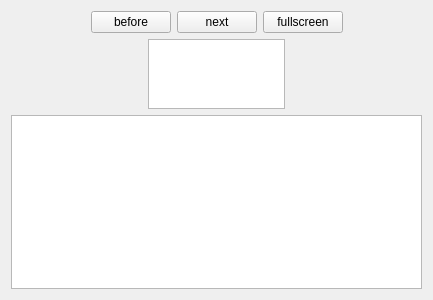
<?xml version="1.0" encoding="UTF-8"?>
<ui version="4.0">
 <class>ViewerPageWidget</class>
 <widget class="QWidget" name="ViewerPageWidget">
  <property name="geometry">
   <rect>
    <x>0</x>
    <y>0</y>
    <width>433</width>
    <height>300</height>
   </rect>
  </property>
  <property name="windowTitle">
   <string>Form</string>
  </property>
  <layout class="QVBoxLayout" name="verticalLayout_2">
   <item>
    <layout class="QVBoxLayout" name="verticalLayout">
     <item>
      <layout class="QHBoxLayout" name="horizontalLayout_5">
       <item>
        <spacer name="horizontalSpacer_3">
         <property name="orientation">
          <enum>Qt::Horizontal</enum>
         </property>
         <property name="sizeHint" stdset="0">
          <size>
           <width>40</width>
           <height>20</height>
          </size>
         </property>
        </spacer>
       </item>
       <item>
        <widget class="QPushButton" name="mBeforeButton">
         <property name="sizePolicy">
          <sizepolicy hsizetype="Fixed" vsizetype="Fixed">
           <horstretch>0</horstretch>
           <verstretch>0</verstretch>
          </sizepolicy>
         </property>
         <property name="text">
          <string>before</string>
         </property>
        </widget>
       </item>
       <item>
        <widget class="QPushButton" name="mNextButton">
         <property name="sizePolicy">
          <sizepolicy hsizetype="Fixed" vsizetype="Fixed">
           <horstretch>0</horstretch>
           <verstretch>0</verstretch>
          </sizepolicy>
         </property>
         <property name="text">
          <string>next</string>
         </property>
        </widget>
       </item>
       <item>
        <widget class="QPushButton" name="mFullscreenButton">
         <property name="sizePolicy">
          <sizepolicy hsizetype="Fixed" vsizetype="Fixed">
           <horstretch>0</horstretch>
           <verstretch>0</verstretch>
          </sizepolicy>
         </property>
         <property name="text">
          <string>fullscreen</string>
         </property>
        </widget>
       </item>
       <item>
        <spacer name="horizontalSpacer_4">
         <property name="orientation">
          <enum>Qt::Horizontal</enum>
         </property>
         <property name="sizeHint" stdset="0">
          <size>
           <width>40</width>
           <height>20</height>
          </size>
         </property>
        </spacer>
       </item>
      </layout>
     </item>
     <item>
      <layout class="QHBoxLayout" name="horizontalLayout_7">
       <item>
        <spacer name="horizontalSpacer">
         <property name="orientation">
          <enum>Qt::Horizontal</enum>
         </property>
         <property name="sizeHint" stdset="0">
          <size>
           <width>40</width>
           <height>20</height>
          </size>
         </property>
        </spacer>
       </item>
       <item>
        <widget class="QGraphicsView" name="mGraphicsView">
         <property name="contextMenuPolicy">
          <enum>Qt::CustomContextMenu</enum>
         </property>
         <property name="verticalScrollBarPolicy">
          <enum>Qt::ScrollBarAlwaysOff</enum>
         </property>
         <property name="horizontalScrollBarPolicy">
          <enum>Qt::ScrollBarAlwaysOff</enum>
         </property>
         <property name="sizeAdjustPolicy">
          <enum>QAbstractScrollArea::AdjustToContents</enum>
         </property>
        </widget>
       </item>
       <item>
        <spacer name="horizontalSpacer_2">
         <property name="orientation">
          <enum>Qt::Horizontal</enum>
         </property>
         <property name="sizeHint" stdset="0">
          <size>
           <width>40</width>
           <height>20</height>
          </size>
         </property>
        </spacer>
       </item>
      </layout>
     </item>
     <item>
      <widget class="QListView" name="mViewerListView">
       <property name="flow">
        <enum>QListView::LeftToRight</enum>
       </property>
       <property name="isWrapping" stdset="0">
        <bool>true</bool>
       </property>
       <property name="viewMode">
        <enum>QListView::IconMode</enum>
       </property>
      </widget>
     </item>
    </layout>
   </item>
  </layout>
  <zorder></zorder>
 </widget>
 <resources/>
 <connections/>
</ui>
